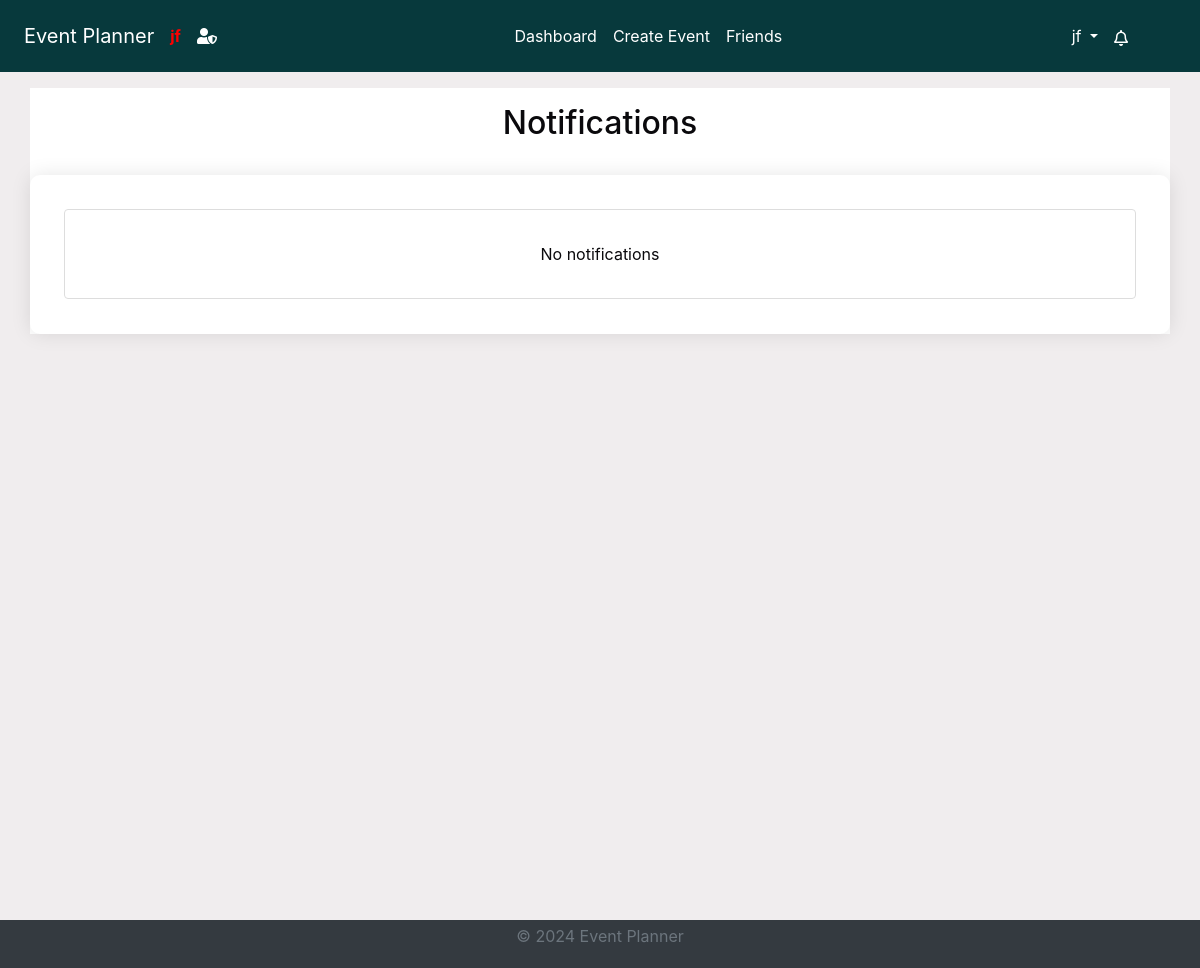
/notifications/ (signed in), run on an earlier commit of the app's database.
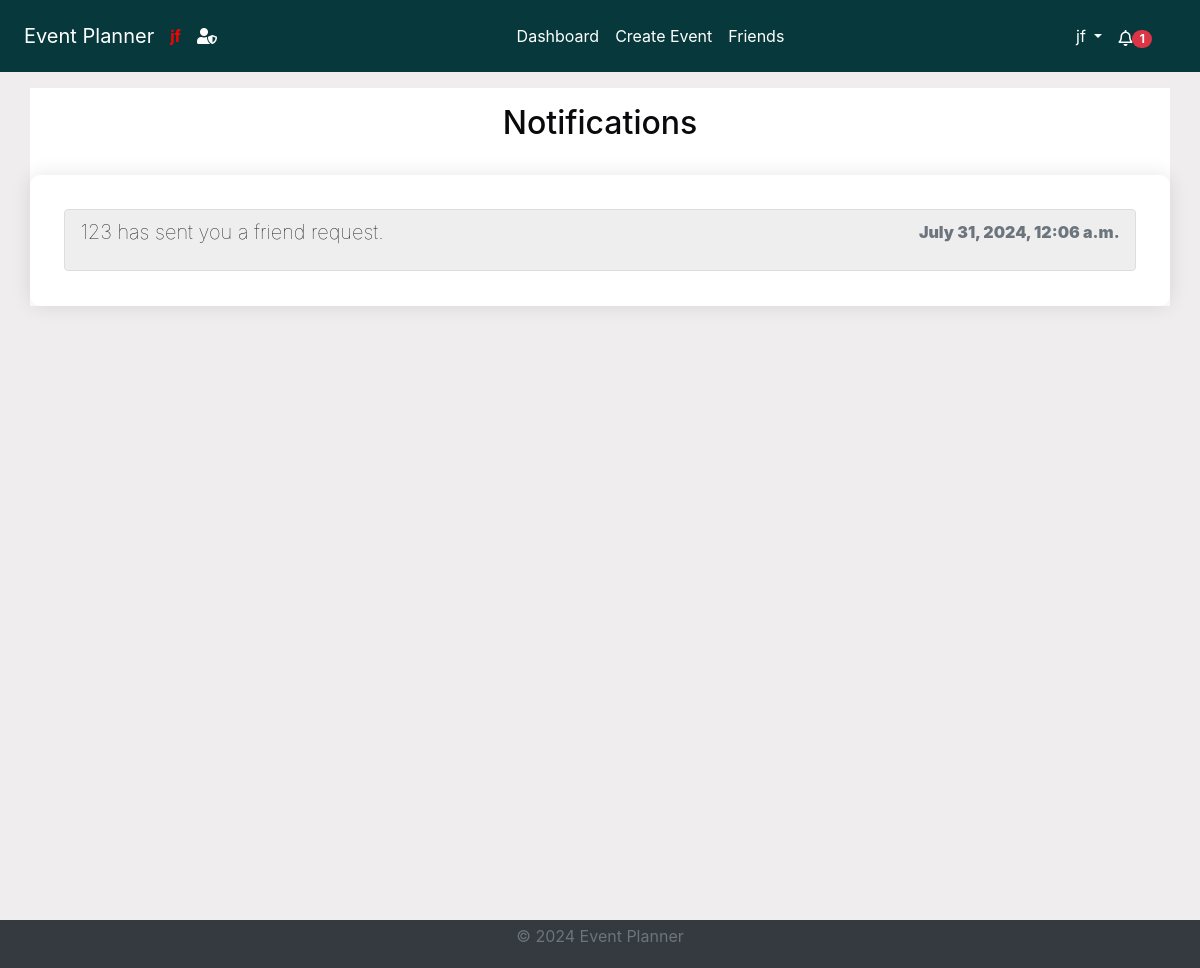
And on a later commit of the database.
### notifications/models.py (models this page shows, shortened)
class Notification(models.Model):
    NOTIFICATION_TYPES = [
        ("event_created", "Event Created"),
        ("event_updated", "Event Updated"),
        ("event_cancelled", "Event Cancelled"),
        ("invitation_response", "Invitation Response"),
        ("suggested_alternate_date", "Suggested Alternate Date"),
        ("event_confirmed", "Event Confirmed"),
        ("friend_request_received", "Friend Request Received"),
    ]
    user = models.ForeignKey(User, on_delete=models.CASCADE)
    event = models.ForeignKey(
        Event, on_delete=models.CASCADE, null=True, blank=True
    )
    type = models.CharField(max_length=50, choices=NOTIFICATION_TYPES)
    message = models.TextField()
    created_at = models.DateTimeField(auto_now_add=True)
    read = models.BooleanField(default=False)
    url = models.URLField(default="/")

### notifications/views.py (the view)
# urls.py: path("", views.notifications, name="notifications"),
@login_required
def notifications(request):
    notifications = Notification.objects.filter(user=request.user).order_by(
        "-created_at"
    )
    context = {"notifications": notifications}
    return render(request, "notifications/notifications.html", context)

### accounts/context_processors.py (called while the page is built)
def google_api_key(request):
    return {"GOOGLE_API_KEY": os.getenv("GOOGLE_API_KEY")}

### notifications/context_processors.py (called while the page is built)
def notifications(request):
    if request.user.is_authenticated:
        all_unread_notifications = Notification.objects.filter(
            user=request.user, read=False
        ).order_by("-created_at")
        unread_count = all_unread_notifications.count()
        recent_unread_notifications = all_unread_notifications[:8]
        return {
            "recent_unread_notifications": recent_unread_notifications,
            "unread_count": unread_count,
        }
    return {}

### templates/notifications/notifications.html (shortened to what this page needs)
{% extends 'base.html' %}
{% block content %}
<div class="container">
    <h2 class="text-center pt-3">Notifications</h2>
    <div class="notifications-list scrollable-column">
        <ul class="list-group">
            {% for notification in notifications|dictsort:'read' %}
                <li class="list-group-item {% if not notification.read %}bg-gray{% endif %}">
                    <a href="{% url 'mark_notification_read' notification.id %}" class="notification-link">
                        <h5 class="notification-title">{{ notification.message }}</h5>
                        <p class="notification-time text-muted">{{ notification.created_at|date:"F j, Y, g:i a" }}</p>
                    </a>
                </li>
                {% empty %}
                <li class="list-group-item text-center" style="padding:2rem;">
                    No notifications
                </li>
            {% endfor %}
        </ul>
    </div>
</div>
{% endblock %}

### templates/base.html (shortened to what this page needs)
<!DOCTYPE html>
<html lang="en">
<head>
    {% load static %}
    <link rel="stylesheet" href="https://stackpath.bootstrapcdn.com/bootstrap/4.5.2/css/bootstrap.min.css">
    <link rel="stylesheet" href="{% static 'css/styles.css' %}">
    <link rel="stylesheet" href="https://cdnjs.cloudflare.com/ajax/libs/font-awesome/5.15.4/css/all.min.css">
    <link rel="stylesheet" href="https://cdnjs.cloudflare.com/ajax/libs/fullcalendar/3.10.2/fullcalendar.min.css" />
</head>
<body class="c-app">
    <header class="c-header c-header-light c-header-fixed">
        <nav class="navbar navbar-expand-lg navbar-light">
            <a class="navbar-brand" href="{% url 'home' %}">Event Planner</a>
            <strong style="color:red;">   {{ user.username }} </strong>
            {% if user.is_superuser %}
                <a class="nav-link" href="{% url 'admin:index' %}"> <i class="fas fa-user-shield"></i></a>
            {% endif %}
            <div class="collapse navbar-collapse" id="navbarSupportedContent">
                {% if user.is_authenticated %}
                <ul class="navbar-nav mx-auto">
                    <li class="nav-item {% if request.resolver_match.url_name == 'dashboard' %}active{% endif %}">
                        <a class="nav-link" href="{% url 'dashboard' %}">Dashboard</a>
                    </li>
                    <li class="nav-item {% if request.resolver_match.url_name == 'create_event' %}active{% endif %}">
                        <a class="nav-link" href="{% url 'create_event' %}">Create Event</a>
                    </li>
                    <li class="nav-item {% if request.resolver_match.url_name == 'friends_page' %}active{% endif %}">
                        <a class="nav-link" href="{% url 'friends_page' %}">Friends</a>
                    </li>
                    {% endif %}
                </ul>
                {% if user.is_authenticated %}
                <ul class="navbar-nav d-flex">
                    <li class="nav-item dropdown">
                        <a class="nav-link dropdown-toggle" href="#" id="profileLink" role="button" data-toggle="dropdown" aria-haspopup="true" aria-expanded="false">
                            {{ user.username }}
                        </a>
                    </li>
                </ul>
                {% endif %}
            </div>
            {% if user.is_authenticated %}
                <ul class="navbar-nav ml-auto d-flex">
                    <li class="nav-item mr-3">
                        <a class="nav-link" href="#" id="notificationBell" role="button" data-toggle="dropdown" aria-haspopup="true" aria-expanded="false">
                            <i class="fas fa-bell" style="font-weight:100";></i>
                            {% if unread_count > 0 %}
                                <span class="badge badge-pill badge-danger">{{ unread_count }}</span>
                            {% else %}
                                <span class="badge badge-pill badge-danger" style="opacity: 0;min-width:1.5rem;min-height:0.9rem">{{ unread_count }}</span>
                            {% endif %}
                        </a>
                    </li>
                </ul>
            {% endif %}
        </nav>
    </header>
    <main class="c-main">
        <div class="container-fluid">
            <div class="fade-in">
                {% block content %}{% endblock %}
            </div>
        </div>
    </main>
    <footer class="footer py-1">
        <div class="container text-center">
            <p class="text-muted">&copy; 2024 Event Planner</p>
        </div>
    </footer>
</body>
</html>

### static/css/styles.css (style rules this page uses)
* { box-sizing: border-box; }
body, html { margin: 0; padding: 0; font-family: var(--font-family-sans-serif); background-color: var(--background); color: var(--text); height: 100%; }
:root { --primary: #07393c; --secondary: #2C666E; --accent: #90DDF0; --background: #F0EDEE; --text: #0A090C; --heading-bg: #eeeeee; --white: #fff; --gray: #6c757d; --gray-dark: #343a40; --success: #28a745; --info: #17a2b8; --warning: #ffc107; --danger: #dc3545; --light: #f8f9fa; --dark: #343a40; --breakpoint-xs: 0; --breakpoint-sm: 576px; --breakpoint-md: 768px; --breakpoint-lg: 992px; --breakpoint-xl: 1200px; --font-family-sans-serif: -apple-system, BlinkMacSystemFont, "Segoe UI", Roboto, "Helvetica Neue", Arial, "Noto Sans", sans-serif, "Apple Color Emoji", "Segoe UI Emoji", "Segoe UI Symbol", "Noto Color Emoji"; --font-family-monospace: SFMono-Regular, Menlo, Monaco, Consolas, "Liberation Mono", "Courier New", monospace; }
.container-fluid { display: flex; flex-direction: column; min-height: 100vh; }
.scrollable-column { overflow-y: auto; max-height: 100vh; }
header { background-color: var(--primary) !important; color: var(--white) !important; padding: .5rem !important; margin-bottom: 1rem !important; }
header a, header .navbar-brand, header .nav-link { color: var(--white) !important; }
footer { background-color: var(--dark) !important; color: var(--white) !important; padding: 1px 0px !important; padding-top: 0 !important; padding-bottom: 0 !important; margin-top: 2rem !important; text-align: center !important; margin-top: auto; }
body>main>div>div>div.container { background-color: var(--white); padding: 2rem; box-shadow: 0 0 10px rgba(0, 0, 0, .5); }
.notifications-list { background-color: var(--white); padding: 2rem; border-radius: 10px; box-shadow: 0 0 20px rgba(0, 0, 0, .1); width: 100%; max-width: 100%; margin: 2rem auto; color: var(--text); }
.notifications-list ul { list-style-type: none; padding: 0; }
.notifications-list ul li { margin: .15rem; padding: 10px 15px; border: 1px solid #ddd; border-radius: 5px; transition: background-color .3s; }
.notifications-list ul li .notification-link { text-decoration: none; color: var(--text); display: flex; justify-content: space-between; }
.navbar-nav.mx-auto { flex: 1; justify-content: center; }
#notificationBell { margin-right: auto; padding-top: .9rem; display: flex; justify-content: flex-end; }
.bg-gray.bg-gray { background-color: var(--heading-bg) !important; font-weight: 900; }
.notification-title { font-weight: 100; }
body>main>div>div>div.container { padding: 0rem; box-shadow: none; }

What changed in the data, as far as the page shows it:
added Notification: message "123 has sent you a friend request.", created_at "July 31, 2024, 12:06 a.m."
Also different on the page:
{{ unread_count }}: (not shown) → "1"
text no longer shown: "No notifications"
